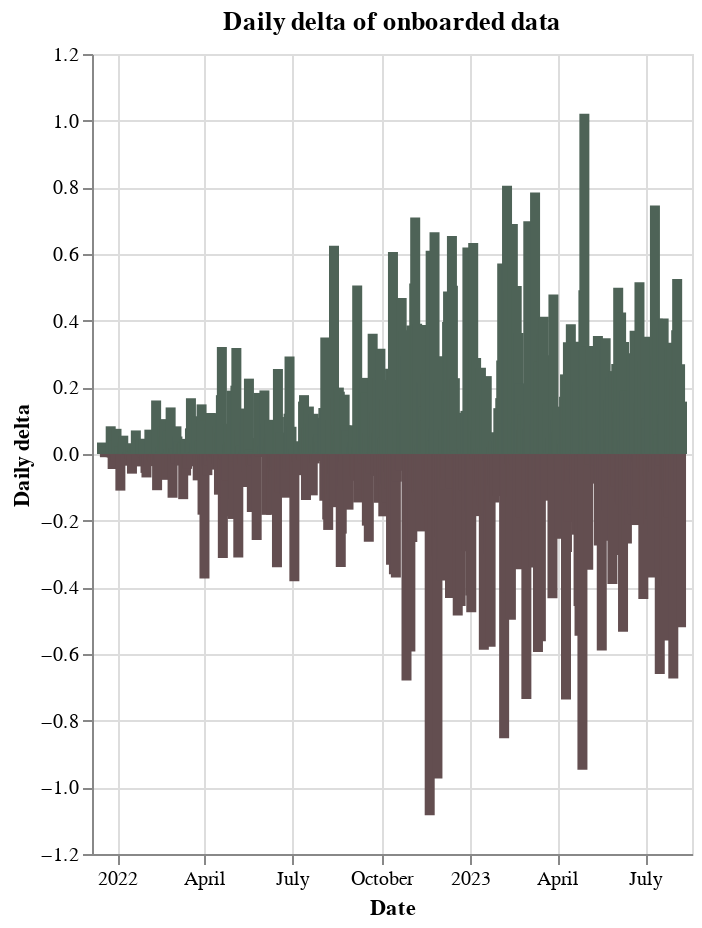

Notebook cell for this chart:
### Code cell
df["delta"] = df["onboarded_tibs"].diff()

# Color negative values red
alt.Chart(df).mark_bar().encode(
    x=alt.X("date:T", title="Date"),
    y=alt.Y("delta:Q", title="Daily delta"),
    color=alt.condition(
        alt.datum.delta > 0,
        alt.value("#4e6357"),  # The positive color
        alt.value("#634e50"),  # The negative color
    ),
    tooltip=["date:T", "delta:Q"],
).properties(
    width="container",
    height=400,
    title="Daily delta of onboarded data",
).interactive(
    bind_y=False
)

### Figure 1 — Vega-Lite specification as saved in the notebook (floating-point values rounded to 4 significant figures; data arrays with more than 128 entries replaced by an {"elided": "..."} marker saying what was removed)
{"config": {"view": {"continuousWidth": 300, "continuousHeight": 300}}, "data": {"name": "data-9e2943153e7abd3d0de5c68dc243681a"}, "mark": {"type": "bar"}, "encoding": {"color": {"condition": {"test": "(datum.delta > 0)", "value": "#4e6357"}, "value": "#634e50"}, "tooltip": [{"field": "date", "type": "temporal"}, {"field": "delta", "type": "quantitative"}], "x": {"field": "date", "title": "Date", "type": "temporal"}, "y": {"field": "delta", "title": "Daily delta", "type": "quantitative"}}, "height": 400, "params": [{"name": "param_9", "select": {"type": "interval", "encodings": ["x"]}, "bind": "scales"}], "title": "Daily delta of onboarded data", "width": "container", "$schema": "https://vega.github.io/schema/vega-lite/v5.8.0.json", "datasets": {"data-9e2943153e7abd3d0de5c68dc243681a": {"elided": "602 records"}}}
